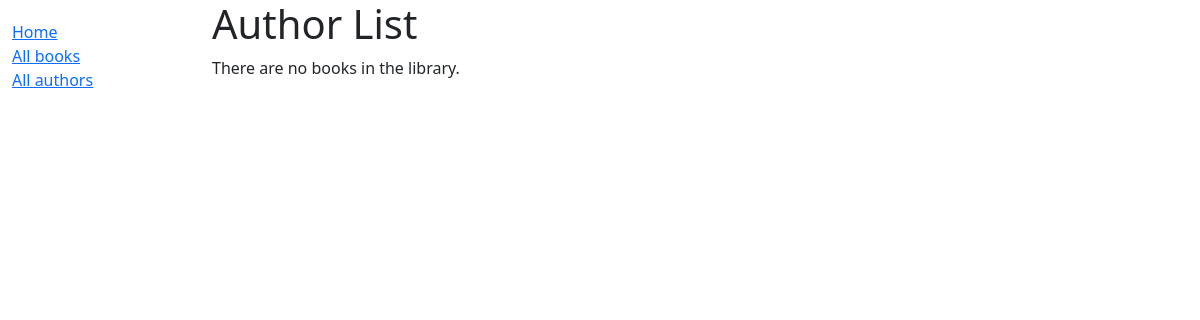
/catalog/author, run on an earlier commit of the app's database.
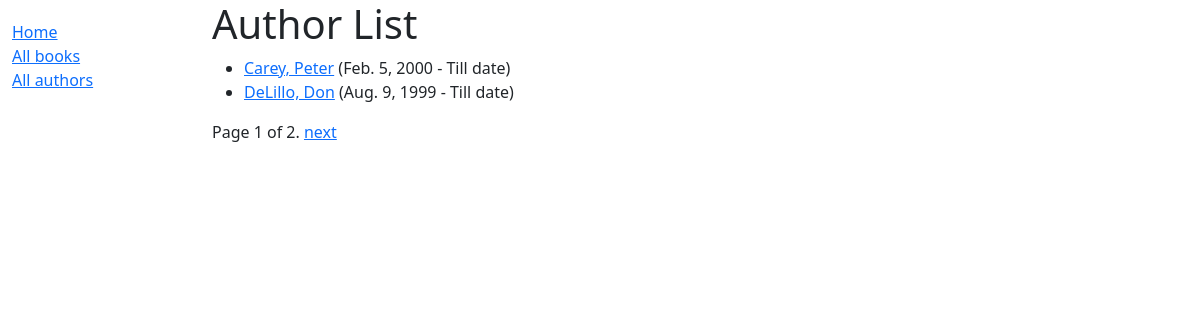
And on a later commit of the database.
### catalog/models.py (models this page shows)
class Author(models.Model):
    first_name = models.CharField(max_length=100)
    last_name = models.CharField(max_length=100)
    date_of_birth = models.DateField(null=True, blank=True)
    date_of_death = models.DateField('Died', null=True, blank=True)
    class Meta:
        ordering = ['last_name', 'first_name']
    def get_absolute_url(self):
        return reverse('author-detail', args=[str(self.id)])
    def __str__(self):
        return f'{self.last_name}, {self.first_name}'

### catalog/views.py (the view)
# urls.py: path('author', views.AuthorListView.as_view(), name='authors'),
class AuthorListView(generic.ListView):
    model = Author
    context_object_name = 'author_list'  # your own name for the list as a template variable
    def get_queryset(self):
        return Author.objects.all()  # Get all author
    template_name = 'author_list.html'  # Specify the template name
    paginate_by = 2

### catalog/templates/author_list.html
{% extends "base_generic.html" %}
{% block content %}
  <h1>Author List</h1>
  {% if author_list %}
    <ul>
      {% for author in author_list %}
        <li>
          <a href="{{author.get_absolute_url}}">{{ author }}</a>
          ({{ author.date_of_birth }} -
          {% if author.date_of_death %}
             {{ author.date_of_death }})
          {% else %}
            Till date)
          {% endif %}
        </li>
      {% endfor %}
    </ul>
  {% else %}
    <p>There are no books in the library.</p>
  {% endif %}
{% endblock %}

### catalog/templates/base_generic.html (shortened to what this page needs)
<!DOCTYPE html>
<html lang="en">
<head>
    <link href="https://cdn.jsdelivr.net/npm/bootstrap@5.3.3/dist/css/bootstrap.min.css"
      rel="stylesheet"
>
    {% load static %}
    <link rel="stylesheet" href="{% static 'css/styles.css' %}" />
</head>
<body>
    <div class="container-fluid">
        <div class="row">
            <div class="col-sm-2">
                {% block sidebar %}
                    <ul class="sidebar-nav">
                        <li><a href="{% url 'index' %}">Home</a></li>
                        <li><a href="{% url 'books' %}">All books</a></li>
                        <li><a href="{% url 'authors' %}">All authors</a></li>
                    </ul>
                {% endblock %}
            </div>
            <div class="col-sm-10">{% block content %} {% endblock %}
            {% block pagination %}
                {% if is_paginated %}
                    <div class="pagination">
                        <span class="page-links">
                            <span class="page-current">
                                Page {{ page_obj.number }} of {{ page_obj.paginator.num_pages }}.
                            </span>
                            {% if page_obj.has_next %}
                                <a href="{{ request.path }}?page={{ page_obj.next_page_number }}">next</a>
                            {% endif %}
                        </span>
                    </div>
                {% endif %}
            {% endblock %}
            </div>
        </div>
    </div>
</body>
</html>

### catalog/static/css/styles.css (style rules this page uses)
.sidebar-nav { margin-top: 20px; padding: 0; list-style: none; }

What changed in the data, as far as the page shows it:
added Author: last_name+first_name "Carey, Peter", date_of_birth "Feb. 5, 2000", shows "Till date)"
added Author: last_name+first_name "DeLillo, Don", date_of_birth "Aug. 9, 1999", shows "Till date)"
Also different on the page:
{{ page_obj.number }}: (not shown) → "1"
{{ page_obj.paginator.num_pages }}: (not shown) → "2"
text no longer shown: "There are no books in the library."
text now shown: "Page of . next"
